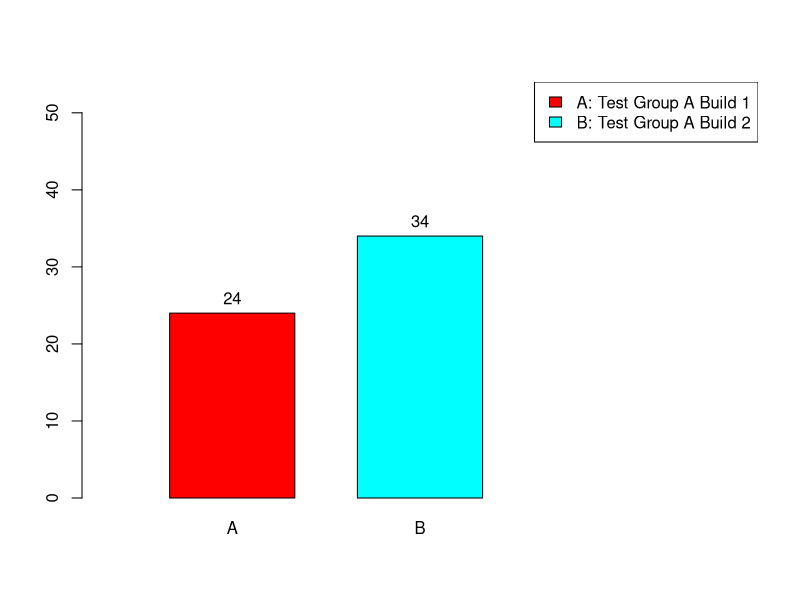

Write R code to recreate this figure. (Note: this script raises an error after producing the figure.)
y <-values <- c(24, 34)                                                          ##### Assigned Values

group <- LETTERS[1:2]                                                            ##### Prints 'A' and 'B'
x<-barplot(values, names.arg = group, ylim=c(0,54), space = 0.5, width = 0.4, xlim=c(0, 2), col = rainbow(2)) ##### Barplot
text(x,y+2,labels=as.character(y))                                               ##### Text above bars

legend("topright",                                                               ##### Legend/Key
       legend = c("A: Test Group A Build 1", "B: Test Group A Build 2"),
       fill = c("#ff0000", "#00ffff"))

#####a <- c (2, 1, 2, 1, 2, 2, 1, 3, 1, 2, 0, 2, 0, 2, 0, 1, 0, 2)               ##### Box Plot values
#####b <- c (3, 2, 2, 2, 2, 2, 2, 2, 2, 2, 1, 2, 2, 2, 0, 3, 1, 2)               ##### Box Plot values

#####boxplot(a, b, horizontal = TRUE)                                            ##### Box Plot

t.test(a, b, paired = TRUE, alternative = "two.sided")                           ##### Paired T Test
